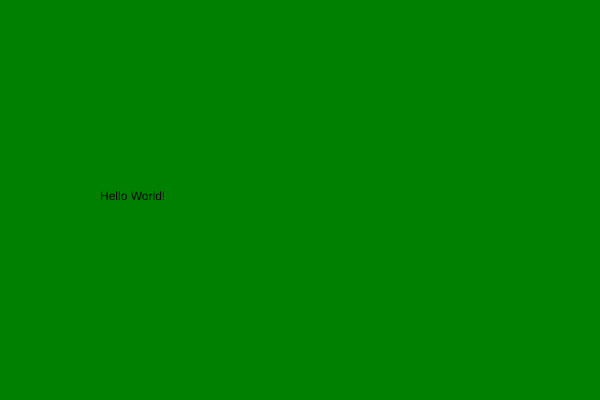
Frame 1 (no input)
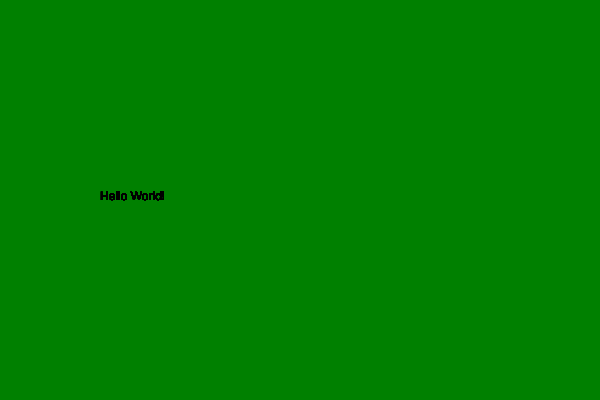
Frame 60 (no input)
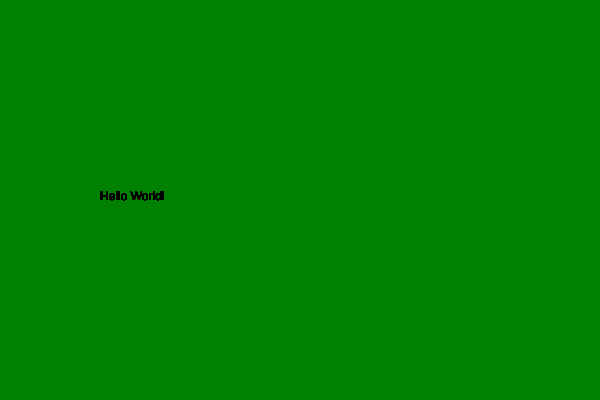
Frame 120 (the mouse pressed at the canvas centre since frame 60)

The p5.js sketch that drew these frames (run headless with seeded random() and noise() and a simulated clock; from frame 60 on, the mouse is pressed at the canvas centre):

// p5.js sketch
// ── sketch.js
function setup()
{
  createCanvas(600,400);
  background('green');
}

function draw()
{
  text("Hello World!",100,200);
}
